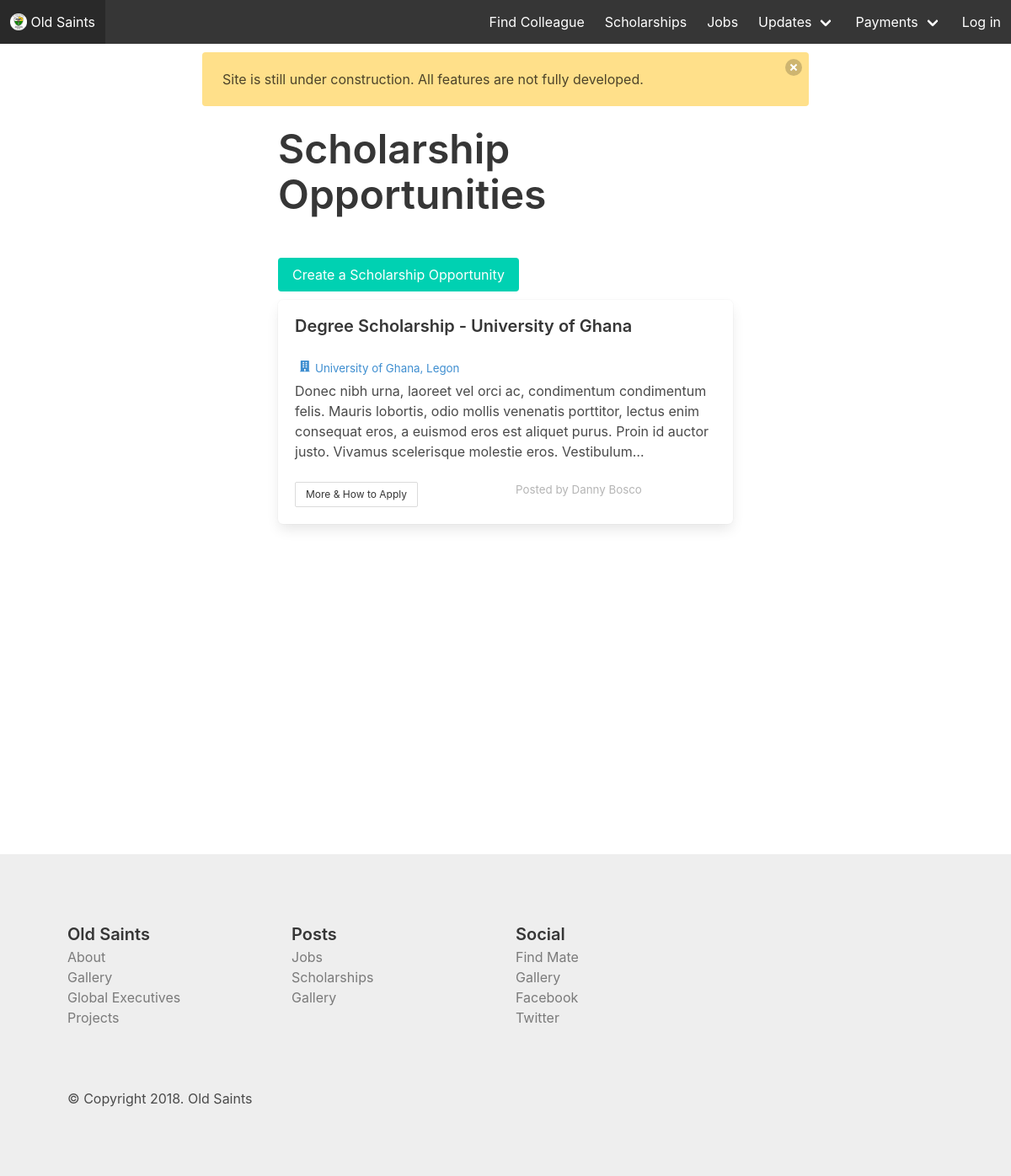
/scholarships/, run on the app's committed database.
### web/models.py (models this page shows, shortened)
class Scholarship(models.Model):
    posted_by = models.ForeignKey(Alumnum, related_name="scholarships", on_delete=models.CASCADE)
    title = models.CharField(max_length=70)
    school = models.CharField(max_length=70)
    description = models.TextField()
    posted_on = models.DateTimeField(auto_now_add=True)
    how_to_apply = models.CharField(max_length=70)

class Alumnum(models.Model):
    user = models.OneToOneField(User, related_name="alumnum", on_delete=models.CASCADE)
    mobile = models.CharField(max_length=17)
    telephone = models.CharField(max_length=17, blank=True)
    whatsapp = models.CharField(max_length=17, blank=True)
    facebook = models.CharField(max_length=100, blank=True)
    twitter = models.CharField(max_length=100, blank=True)
    instagram = models.CharField(max_length=100, blank=True)
    address_line_1 = models.CharField(max_length=50)
    address_line_2 = models.CharField(max_length=50)
    year_of_completion = models.IntegerField()
    exam_type = models.CharField(max_length=20) # o/a level, sss, wassce
    house = models.ForeignKey(House, related_name="alumni", on_delete=models.CASCADE)
    chapter = models.ForeignKey(Chapter, related_name="alumni", on_delete=models.CASCADE)
    member_id = models.CharField(max_length=20)
    profession = models.CharField(max_length=100)
    nickname = models.CharField(max_length=70, blank=True)
    reference_1 = models.TextField(blank=True)
    reference_2 = models.TextField(blank=True)
    verified = models.BooleanField(default=False)
    class Meta:
        verbose_name_plural = "Alumni"
    def __str__(self):
        return self.user.get_full_name()

### web/views.py (the view)
# urls.py: url(r'^scholarships/$', views.scholarships, name="scholarships"),
def scholarships(request):
    context = {
        'scholarships': Scholarship.objects.all()
    }
    return render(request, 'web/scholarships.html', context)

### web/templates/web/scholarships.html (shortened to what this page needs)
{% extends "web/base.html" %}
{% block content %}
<div class="container centered-div">
    <div style="margin-top: 10px;">
        <p class="is-1 title" style="margin-bottom: 1em;">
            Scholarship <br>Opportunities
        </p>
        <a href="{% url 'web:create_scholarship_post' %}" class="button is-primary">Create a Scholarship Opportunity</a>
    </div>
    {% for scholarship in scholarships %}
    <div class="box" style="margin-top: 10px;">
        <h5 class="is-5 title">{{ scholarship.title }}</h5>
        <p style="font-size: 10pt; margin-bottom: 5px;" class="has-text-info">
            <span class="icon">
                <i class="fas fa-building"></i>
            </span>{{ scholarship.school }}</p>
        <p>{{ scholarship.description|truncatechars:250 }}</p>
        <br>
        <div class="columns">
            <div class="column">
                <a class="button is-small" href="{% url 'web:scholarship_detail' scholarship.id %}">More &amp; How to Apply</a>
            </div>
            <div class="column">
                <p class="has-text-grey-light" style="font-size: 10pt;">Posted by {{scholarship.posted_by}}</p>
            </div>
        </div>
    </div>
    {% endfor %}
</div>
{% endblock content %}

### web/static/web/css/main.css (style rules this page uses)
.centered-div { width: 45%; margin-left: auto; margin-right: auto; }

### data on the page
Scholarship: title "Degree Scholarship - University of Ghana", school "University of Ghana, Legon", description "Donec nibh urna, laoreet vel orci ac, condimentum condimentum felis. Mauris lobortis, odio mollis venenatis porttitor, lectus enim consequat eros, a euismod eros est aliquet purus. Proin id auctor justo. Vivamus scelerisque molestie eros. Vestibulum…", posted_by "Danny Bosco"
